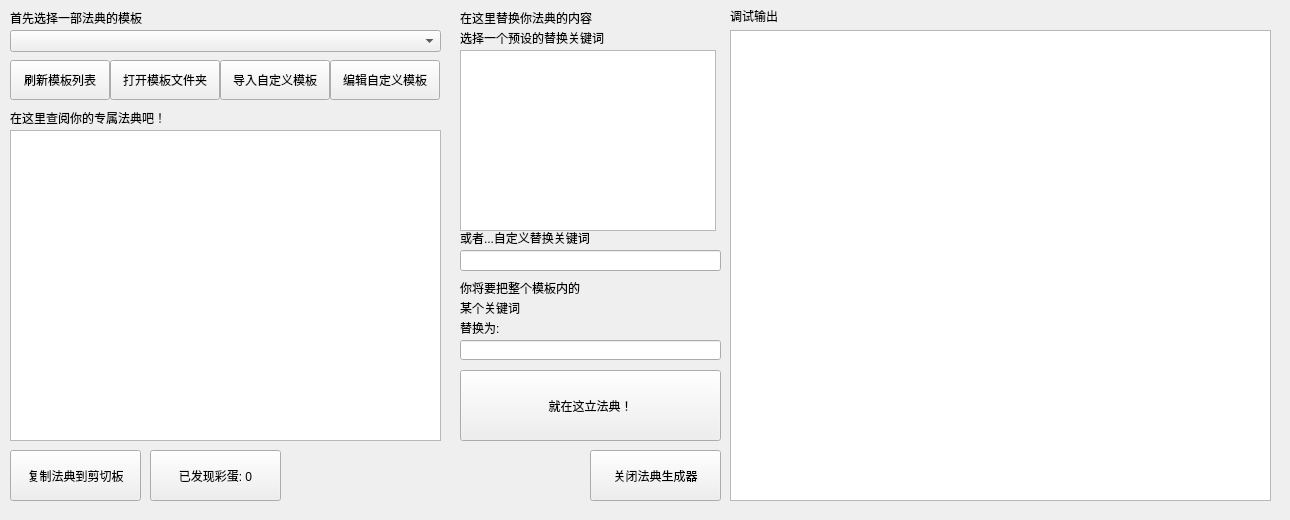
<?xml version="1.0" encoding="UTF-8"?>
<ui version="4.0">
 <class>Form</class>
 <widget class="QWidget" name="Form">
  <property name="geometry">
   <rect>
    <x>0</x>
    <y>0</y>
    <width>1290</width>
    <height>520</height>
   </rect>
  </property>
  <property name="minimumSize">
   <size>
    <width>1290</width>
    <height>520</height>
   </size>
  </property>
  <property name="maximumSize">
   <size>
    <width>1290</width>
    <height>520</height>
   </size>
  </property>
  <property name="windowTitle">
   <string>别在这立法典——发病作文一键生成2.0 by ikcye</string>
  </property>
  <property name="windowIcon">
   <iconset>
    <normaloff>icon.png</normaloff>icon.png</iconset>
  </property>
  <widget class="QLabel" name="label">
   <property name="geometry">
    <rect>
     <x>10</x>
     <y>10</y>
     <width>191</width>
     <height>16</height>
    </rect>
   </property>
   <property name="text">
    <string>首先选择一部法典的模板</string>
   </property>
  </widget>
  <widget class="QComboBox" name="comboBox">
   <property name="geometry">
    <rect>
     <x>10</x>
     <y>30</y>
     <width>431</width>
     <height>22</height>
    </rect>
   </property>
  </widget>
  <widget class="QLabel" name="label_2">
   <property name="geometry">
    <rect>
     <x>10</x>
     <y>110</y>
     <width>191</width>
     <height>16</height>
    </rect>
   </property>
   <property name="text">
    <string>在这里查阅你的专属法典吧！</string>
   </property>
  </widget>
  <widget class="QTextEdit" name="textResult">
   <property name="geometry">
    <rect>
     <x>10</x>
     <y>130</y>
     <width>431</width>
     <height>311</height>
    </rect>
   </property>
  </widget>
  <widget class="QLabel" name="label_3">
   <property name="geometry">
    <rect>
     <x>460</x>
     <y>10</y>
     <width>261</width>
     <height>16</height>
    </rect>
   </property>
   <property name="text">
    <string>在这里替换你法典的内容</string>
   </property>
  </widget>
  <widget class="QLabel" name="label_4">
   <property name="geometry">
    <rect>
     <x>460</x>
     <y>30</y>
     <width>261</width>
     <height>16</height>
    </rect>
   </property>
   <property name="text">
    <string>选择一个预设的替换关键词</string>
   </property>
  </widget>
  <widget class="QLabel" name="label_5">
   <property name="geometry">
    <rect>
     <x>460</x>
     <y>230</y>
     <width>251</width>
     <height>16</height>
    </rect>
   </property>
   <property name="text">
    <string>或者...自定义替换关键词</string>
   </property>
  </widget>
  <widget class="QLineEdit" name="lineCustomKeyword">
   <property name="geometry">
    <rect>
     <x>460</x>
     <y>250</y>
     <width>261</width>
     <height>21</height>
    </rect>
   </property>
  </widget>
  <widget class="QLabel" name="label_6">
   <property name="geometry">
    <rect>
     <x>460</x>
     <y>280</y>
     <width>261</width>
     <height>16</height>
    </rect>
   </property>
   <property name="text">
    <string>你将要把整个模板内的</string>
   </property>
  </widget>
  <widget class="QLabel" name="labelKeyword">
   <property name="geometry">
    <rect>
     <x>460</x>
     <y>300</y>
     <width>261</width>
     <height>16</height>
    </rect>
   </property>
   <property name="text">
    <string>某个关键词</string>
   </property>
  </widget>
  <widget class="QLabel" name="label_8">
   <property name="geometry">
    <rect>
     <x>460</x>
     <y>320</y>
     <width>261</width>
     <height>16</height>
    </rect>
   </property>
   <property name="text">
    <string>替换为:</string>
   </property>
  </widget>
  <widget class="QLineEdit" name="lineReplacement">
   <property name="geometry">
    <rect>
     <x>460</x>
     <y>340</y>
     <width>261</width>
     <height>20</height>
    </rect>
   </property>
  </widget>
  <widget class="QPushButton" name="buttonCopy">
   <property name="geometry">
    <rect>
     <x>10</x>
     <y>450</y>
     <width>131</width>
     <height>51</height>
    </rect>
   </property>
   <property name="text">
    <string>复制法典到剪切板</string>
   </property>
  </widget>
  <widget class="QPushButton" name="buttonReplace">
   <property name="geometry">
    <rect>
     <x>460</x>
     <y>370</y>
     <width>261</width>
     <height>71</height>
    </rect>
   </property>
   <property name="text">
    <string>就在这立法典！</string>
   </property>
  </widget>
  <widget class="QPushButton" name="buttonQuit">
   <property name="geometry">
    <rect>
     <x>590</x>
     <y>450</y>
     <width>131</width>
     <height>51</height>
    </rect>
   </property>
   <property name="text">
    <string>关闭法典生成器</string>
   </property>
  </widget>
  <widget class="QTextBrowser" name="textDebug">
   <property name="geometry">
    <rect>
     <x>730</x>
     <y>30</y>
     <width>541</width>
     <height>471</height>
    </rect>
   </property>
  </widget>
  <widget class="QLabel" name="label_9">
   <property name="geometry">
    <rect>
     <x>730</x>
     <y>10</y>
     <width>54</width>
     <height>12</height>
    </rect>
   </property>
   <property name="text">
    <string>调试输出</string>
   </property>
  </widget>
  <widget class="QPushButton" name="buttonRefreshList">
   <property name="geometry">
    <rect>
     <x>10</x>
     <y>60</y>
     <width>100</width>
     <height>40</height>
    </rect>
   </property>
   <property name="text">
    <string>刷新模板列表</string>
   </property>
  </widget>
  <widget class="QPushButton" name="buttonOpenTemplateDir">
   <property name="geometry">
    <rect>
     <x>110</x>
     <y>60</y>
     <width>110</width>
     <height>40</height>
    </rect>
   </property>
   <property name="text">
    <string>打开模板文件夹</string>
   </property>
  </widget>
  <widget class="QPushButton" name="buttonImportTemplate">
   <property name="geometry">
    <rect>
     <x>220</x>
     <y>60</y>
     <width>110</width>
     <height>40</height>
    </rect>
   </property>
   <property name="text">
    <string>导入自定义模板</string>
   </property>
  </widget>
  <widget class="QListWidget" name="listKeyword">
   <property name="geometry">
    <rect>
     <x>460</x>
     <y>50</y>
     <width>256</width>
     <height>181</height>
    </rect>
   </property>
  </widget>
  <widget class="QPushButton" name="buttonCustomTemplate">
   <property name="geometry">
    <rect>
     <x>330</x>
     <y>60</y>
     <width>110</width>
     <height>40</height>
    </rect>
   </property>
   <property name="text">
    <string>编辑自定义模板</string>
   </property>
  </widget>
  <widget class="QPushButton" name="buttonEggs">
   <property name="enabled">
    <bool>true</bool>
   </property>
   <property name="geometry">
    <rect>
     <x>150</x>
     <y>450</y>
     <width>131</width>
     <height>51</height>
    </rect>
   </property>
   <property name="text">
    <string>已发现彩蛋: 0</string>
   </property>
   <property name="icon">
    <iconset>
     <normaloff>icon.png</normaloff>icon.png</iconset>
   </property>
   <property name="iconSize">
    <size>
     <width>32</width>
     <height>32</height>
    </size>
   </property>
   <property name="checkable">
    <bool>false</bool>
   </property>
   <property name="checked">
    <bool>false</bool>
   </property>
  </widget>
 </widget>
 <resources/>
 <connections/>
</ui>
